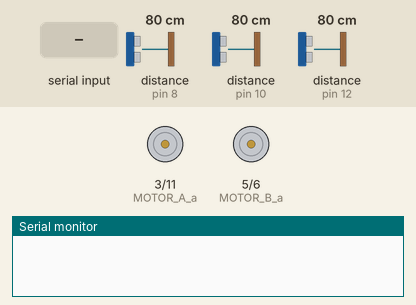
Simulated run of this sketch. Board: Arduino Uno, built with avr-gcc and run on an emulated ATmega328P. Parts: motor-driver pin pairs drawn as motors (green arrow = first pin HIGH = forward, orange = second pin HIGH = backward, longer = more drive), the last lines printed to the serial monitor. The test bench sets the inputs (shaded band); at power-on: distance to the obstacle (sensors on pin 8, pin 12, pin 10) 80 cm. The echo pulse lasts 58.3 µs per cm.

Above: at 1.0 s.
1.1 s: "S" received over Serial
At 2.3 s:
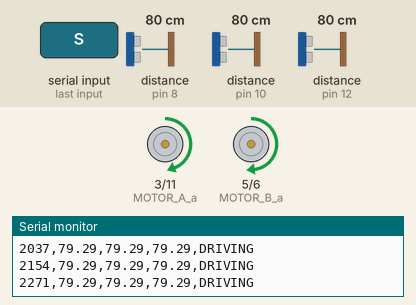
2.6 s: distance to the obstacle (sensor on pin 8) set to 18 cm
5.6 s: distance to the obstacle (sensor on pin 8) set to 14 cm
At 6.11 s:
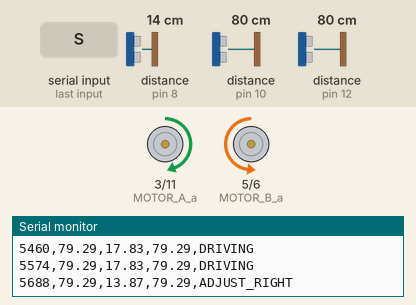
8.6 s: distance to the obstacle (sensor on pin 12) set to 22 cm
11.6 s: distance to the obstacle (sensor on pin 12) set to 18 cm
At 13.0 s:
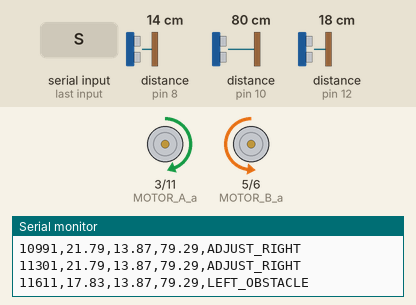
14.6 s: distance to the obstacle (sensor on pin 10) set to 15 cm
17.6 s: distance to the obstacle (sensor on pin 10) set to 12 cm
At 19.4 s:
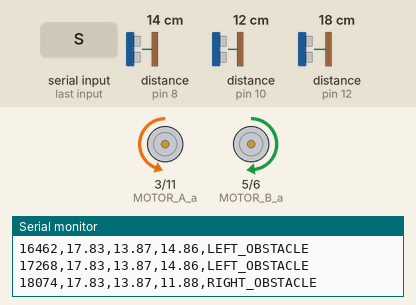
Timing chart, 0 to 21.6 s (numbered marks = the images above; inputs shaded):
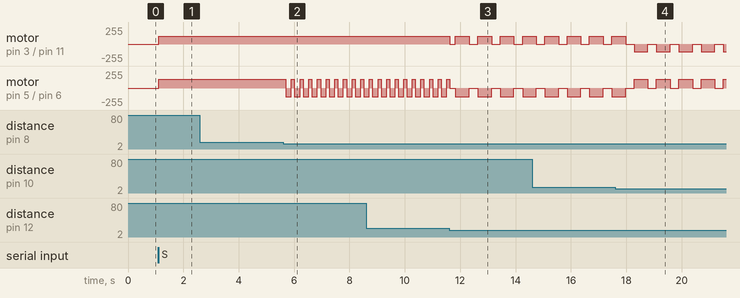

The sketch:

3_ulSensors.ino
```cpp
// 센서 3개: 전면, 앞-좌대각, 앞-우대각

// 핀 정의
#define TRIG_F 13
#define ECHO_F 12
#define TRIG_L  7   // 앞-좌 대각선
#define ECHO_L  8
#define TRIG_R  9   // 앞-우 대각선
#define ECHO_R 10

#define MOTOR_A_a  3
#define MOTOR_A_b 11
#define MOTOR_B_a  5
#define MOTOR_B_b  6

// 속도
#define SPEED_R  115
#define SPEED_L  130

// 임계값
#define DIST_FRONT_STOP  20   // 전방 장애물 감지 기준 (cm)
#define DIST_SIDE_WARN   15   // 측면 보정 기준 (cm)

// 카운트
int obstacleCount = 0;
const int MAX_COUNT = 30;

float lastDistF = 100, lastDistL = 100, lastDistR = 100;

float getDistance(int trig, int echo, float &lastDist);
void moveForward();
void moveBackward();
void turnLeft();
void turnRight();
void stopMotors();

// ─────────────────────────────────────────
void setup() {
  pinMode(MOTOR_A_a, OUTPUT); pinMode(MOTOR_A_b, OUTPUT);
  pinMode(MOTOR_B_a, OUTPUT); pinMode(MOTOR_B_b, OUTPUT);
  pinMode(TRIG_F, OUTPUT); pinMode(ECHO_F, INPUT);
  pinMode(TRIG_L, OUTPUT); pinMode(ECHO_L, INPUT);
  pinMode(TRIG_R, OUTPUT); pinMode(ECHO_R, INPUT);

  Serial.begin(9600);
  while (true) {
    if (Serial.available()) {
      char c = Serial.read();
      if (c == 'S' || c == 's') break;
    }
  }
}

// ─────────────────────────────────────────
void loop() {
  if (obstacleCount >= MAX_COUNT) {
    stopMotors();
    return;
  }

  unsigned long t = millis();
  float distF = getDistance(TRIG_F, ECHO_F, lastDistF);
  float distL = getDistance(TRIG_L, ECHO_L, lastDistL);
  float distR = getDistance(TRIG_R, ECHO_R, lastDistR);

  String action = "";

  if (distF < DIST_FRONT_STOP) {
    obstacleCount++;
    stopMotors(); delay(200);

    bool leftOpen  = distR >= distL;
    bool rightOpen = distL >  distR;

    if (leftOpen) {
      action = "LEFT_OBSTACLE";
      turnLeft(); delay(500); stopMotors();

    } else if (rightOpen) {
      action = "RIGHT_OBSTACLE";
      turnRight(); delay(500); stopMotors();

    } else {
      action = "REVERSE_OBSTACLE";
      moveBackward(); delay(400); stopMotors(); delay(200);
      if (distL >= distR) {
        turnLeft();  delay(500);
      } else {
        turnRight(); delay(500);
      }
      stopMotors();
    }

  } else {
    if (distL < DIST_SIDE_WARN && distR >= DIST_SIDE_WARN) {
      action = "ADJUST_RIGHT";
      turnLeft(); delay(200);
    } else if (distR < DIST_SIDE_WARN && distL >= DIST_SIDE_WARN) {
      action = "ADJUST_LEFT";
      turnRight(); delay(200);
    } else {
      action = "DRIVING";
    }
    moveForward();
  }

  Serial.print(t);      Serial.print(",");
  Serial.print(distF);  Serial.print(",");
  Serial.print(distL);  Serial.print(",");
  Serial.print(distR);  Serial.print(",");
  Serial.println(action);

  delay(100);
}

// 거리 측정
float getDistance(int trig, int echo, float &lastDist) {
  digitalWrite(trig, LOW);  delayMicroseconds(2);
  digitalWrite(trig, HIGH); delayMicroseconds(10);
  digitalWrite(trig, LOW);
  unsigned long duration = pulseIn(echo, HIGH, 30000);
  if (duration == 0) return lastDist;
  float dist = duration * 0.034 / 2.0;
  if (dist < 2 || dist > 100) return lastDist;
  lastDist = dist;
  return dist;
}

// 모터 제어
void moveForward() {
  analogWrite(MOTOR_A_a, SPEED_R); digitalWrite(MOTOR_A_b, LOW);
  analogWrite(MOTOR_B_a, SPEED_L); digitalWrite(MOTOR_B_b, LOW);
}
void moveBackward() {
  digitalWrite(MOTOR_A_a, LOW); analogWrite(MOTOR_A_b, SPEED_R);
  digitalWrite(MOTOR_B_a, LOW); analogWrite(MOTOR_B_b, SPEED_L);
}
void turnLeft() {
  analogWrite(MOTOR_A_a, SPEED_R); digitalWrite(MOTOR_A_b, LOW);
  digitalWrite(MOTOR_B_a, LOW);    analogWrite(MOTOR_B_b, SPEED_L);
}
void turnRight() {
  digitalWrite(MOTOR_A_a, LOW);    analogWrite(MOTOR_A_b, SPEED_R);
  analogWrite(MOTOR_B_a, SPEED_L); digitalWrite(MOTOR_B_b, LOW);
}
void stopMotors() {
  digitalWrite(MOTOR_A_a, LOW); digitalWrite(MOTOR_A_b, LOW);
  digitalWrite(MOTOR_B_a, LOW); digitalWrite(MOTOR_B_b, LOW);
}
```

Measured:
- the behaviour switches between 16 and 15 cm on distance to the obstacle (sensor on pin 8) (found by bisection; images 1 and 2)
- the behaviour switches between 21 and 20 cm on distance to the obstacle (sensor on pin 12) (found by bisection; images 2 and 3)
- the behaviour switches between 14 and 13 cm on distance to the obstacle (sensor on pin 10) (found by bisection; images 3 and 4)
- after the input at 1.1 s, motor on pin 3 (MOTOR_A_a) / pin 11 (MOTOR_A_b): stopped → forward 115/255 at once; motor on pin 5 (MOTOR_B_a) / pin 6 (MOTOR_B_b): stopped → forward 130/255 at once
- after the input at 5.6 s, motor on pin 5 (MOTOR_B_a) / pin 6 (MOTOR_B_b): alternates forward 130/255 for 0.11 s and backward 130/255 for 0.20 s, starting after 0.10 s
- after the input at 11.6 s, motor on pin 3 (MOTOR_A_a) / pin 11 (MOTOR_A_b): forward 115/255 → stopped at once, then repeats every 0.81 s: forward 115/255 0.50 s, stopped 0.31 s
